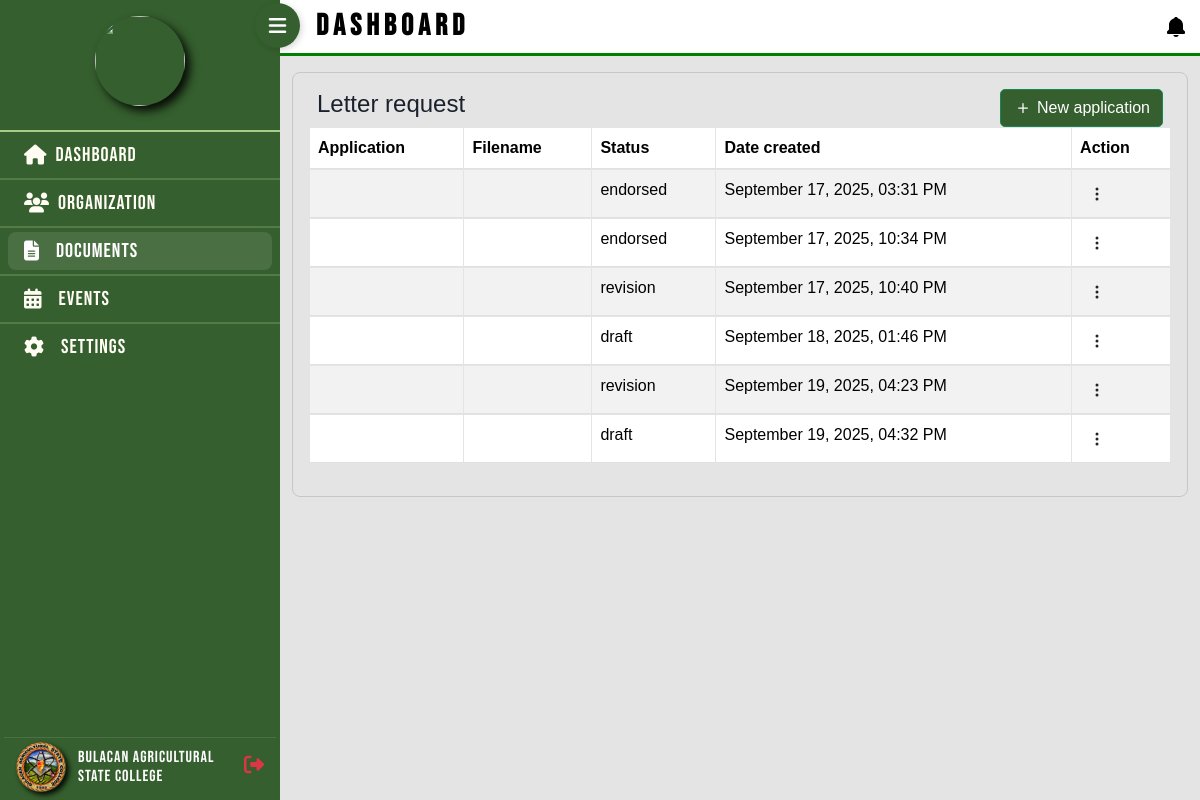
The app's page /pages_all/org/document-org.php (signed in), older data.
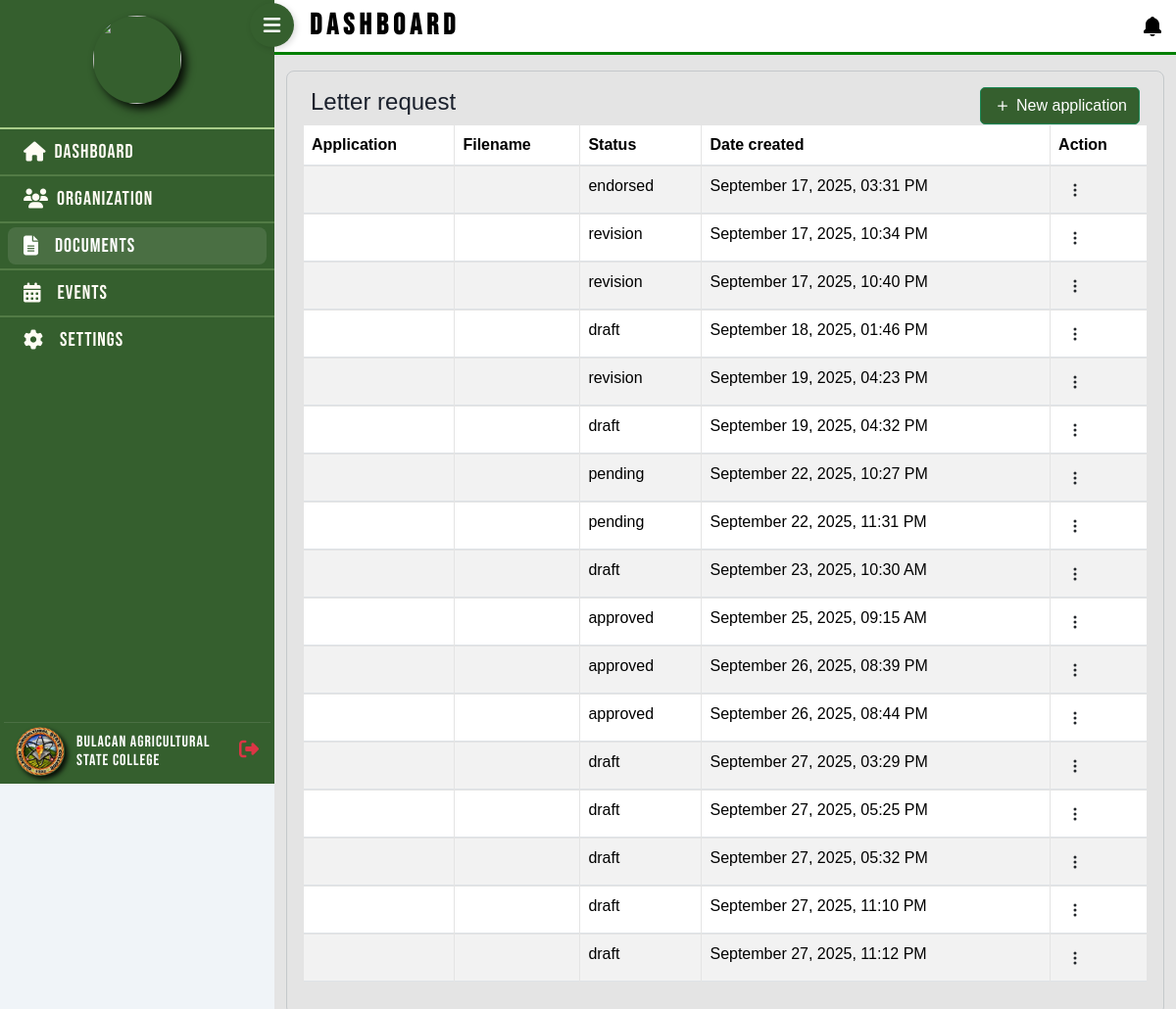
The same page, newer data.
### tables this page shows
CREATE TABLE `documents` (
  `document_id` int(11) NOT NULL,
  `document_type` varchar(255) NOT NULL,
  `organization_id` int(11) NOT NULL,
  `status` enum('draft','submitted','pending','rejected','revision','endorsed','approved') NOT NULL,
  `user_id` int(11) NOT NULL,
  `content_html` longtext NOT NULL,
  `pdf_filename` varchar(255) DEFAULT NULL,
  `created_at` datetime NOT NULL,
  `updated_at` datetime NOT NULL,
  `event_id` int(11) DEFAULT NULL
);

### config/dbcon.php (called while the page is built, shortened)
<?php
    function formatDateTime($rawDate) {
        try {
            $date = new DateTime($rawDate);
            return $date->format('F j, Y, h:i A');
        } catch (Exception $e) {
            return 'Invalid date';
        }
    }
?>

### pages_all/org/document-org.php (the view, shortened to what this page needs)
<!DOCTYPE html>
<html lang="en">
<head>
    <link rel="stylesheet" href="../../assets/externalCSS/dash.css">
    <link rel="stylesheet" href="../../assets/alertifyjs/css/alertify.min.css">
    <link rel="stylesheet" href="../../assets/css/bootstrap.min.css">
	<link rel="stylesheet" href="../../assets/datatables/bootstrap.min.css" />
	<link rel="stylesheet" href="../../assets/datatables/dataTables.bootstrap5.css" />
	<link rel="stylesheet" href="../../assets/externalCSS/style.css">
	<link href='https://unpkg.com/boxicons@2.0.9/css/boxicons.min.css' rel='stylesheet'>
	<link href='https://cdn.jsdelivr.net/npm/fullcalendar@6.1.8/main.min.css' rel='stylesheet' />
	<link href="https://cdnjs.cloudflare.com/ajax/libs/font-awesome/6.4.2/css/all.min.css" rel="stylesheet">
</head>
<?php
  require '../../config/dbcon.php';
?>
<body>
        <?php
        include '../Components/sidebar.php';
        ?>
			<div class="container-fluid">
				<div class="container-fluid rounded-3 border border-secondary-subtle p-3 my-3">
					<div class="d-flex justify-content-between align-items-center px-2">
						<h4>Letter request</h4>
						<button data-bs-toggle="modal" data-bs-target="#newApplication" type="button" class="basc-green-button btn btn-success d-flex justify-content-center align-items-center">
							<svg xmlns="http://www.w3.org/2000/svg" width="20" height="20" fill="currentColor" class="bi bi-plus" viewBox="0 0 16 16">
								<path d="M8 4a.5.5 0 0 1 .5.5v3h3a.5.5 0 0 1 0 1h-3v3a.5.5 0 0 1-1 0v-3h-3a.5.5 0 0 1 0-1h3v-3A.5.5 0 0 1 8 4"/>
							</svg>&nbsp;New application
						</button>
					</div>
					<table id="myTable" class="table table-striped text-start">
						<thead>
							<tr>
								<th>Application </th>
								<th>Filename</th>
								<th>Status</th>
								<th>Date created</th>
								<th>Action</th>
							</tr>
						</thead>
						<tbody >
							<?php
							$sql = "SELECT * FROM documents WHERE user_id = '" . $_SESSION['user_id'] . "'";
								$result = $conn->query($sql);
								if ($result->num_rows > 0) {
									while ($row = $result->fetch_assoc()) {
										echo "<tr>";
										echo "<td>" . $row["id"] . "</td>";
										echo "<td>" . $row["filename"] . "</td>";
										echo "<td>" . $row["status"] . "</td>";
										echo "<td>" . formatDateTime($row["created_at"]) . "</td>";
										echo '<td>
												<div class="btn-group dropstart">
													<button class="btn btn-sm" type="button" data-bs-toggle="dropdown" aria-expanded="false">
														<svg xmlns="http://www.w3.org/2000/svg" width="16" height="16" fill="currentColor" class="bi bi-three-dots-vertical" viewBox="0 0 16 16">
															<path d="M9.5 13a1.5 1.5 0 1 1-3 0 1.5 1.5 0 0 1 3 0m0-5a1.5 1.5 0 1 1-3 0 1.5 1.5 0 0 1 3 0m0-5a1.5 1.5 0 1 1-3 0 1.5 1.5 0 0 1 3 0"/>
														</svg>
													</button>
													<ul class="dropdown-menu">
														<li><a class="dropdown-item submit-pdf" href="#" data-id="'. $row['id'] .'">Submit</a></li>
														<li><a class="dropdown-item view-pdf" href="#" data-id="'. $row['id'] .'" data-bs-toggle="modal" data-bs-target="#viewPdfApplication">View</a></li>
														<li><a class="dropdown-item" href="#">Edit</a></li>
														<li><a class="dropdown-item" href="#">Delete</a></li>
													</ul>
												</div>
											</td>';
										echo "</tr>";
									}
								}
							?>
						</tbody>
					</table>
				</div>
			</div>
		</main>
	</div>
</body>
</html>

Row changes from the older to the newer data that the page shows:
changed documents "September 17, 2025, 10:34 PM": status "endorsed" → "revision"
added documents: status "pending", created_at "September 22, 2025, 10:27 PM"
added documents: status "pending", created_at "September 22, 2025, 11:31 PM"
added documents: status "draft", created_at "September 23, 2025, 10:30 AM"
added documents: status "approved", created_at "September 25, 2025, 09:15 AM"
added documents: status "approved", created_at "September 26, 2025, 08:39 PM"
added documents: status "approved", created_at "September 26, 2025, 08:44 PM"
added documents: status "draft", created_at "September 27, 2025, 03:29 PM"
added documents: status "draft", created_at "September 27, 2025, 05:25 PM"
added documents: status "draft", created_at "September 27, 2025, 05:32 PM"
added documents: status "draft", created_at "September 27, 2025, 11:10 PM"
added documents: status "draft", created_at "September 27, 2025, 11:12 PM"
